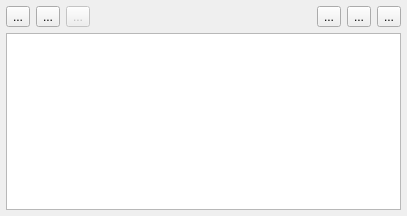
<?xml version="1.0" encoding="UTF-8"?>
<ui version="4.0">
 <class>KvSqlData</class>
 <widget class="QWidget" name="KvSqlData">
  <property name="geometry">
   <rect>
    <x>0</x>
    <y>0</y>
    <width>407</width>
    <height>216</height>
   </rect>
  </property>
  <property name="windowTitle">
   <string>Form</string>
  </property>
  <layout class="QGridLayout" name="gridLayout">
   <property name="margin">
    <number>6</number>
   </property>
   <item row="0" column="0">
    <widget class="QStackedWidget" name="stackedWidgetData">
     <property name="currentIndex">
      <number>0</number>
     </property>
     <widget class="QWidget" name="pageData">
      <layout class="QVBoxLayout" name="verticalLayout">
       <property name="margin">
        <number>0</number>
       </property>
       <item>
        <widget class="QWidget" name="widgetDataToolBar" native="true">
         <layout class="QHBoxLayout" name="horizontalLayout_7">
          <property name="margin">
           <number>0</number>
          </property>
          <item>
           <widget class="QToolButton" name="toolButtonGetNextRec">
            <property name="enabled">
             <bool>true</bool>
            </property>
            <property name="toolTip">
             <string>Get next records...</string>
            </property>
            <property name="text">
             <string>...</string>
            </property>
            <property name="icon">
             <iconset resource="ui/kevora.qrc">
              <normaloff>:/png/png_sqlwindow/resultset_next.png</normaloff>:/png/png_sqlwindow/resultset_next.png</iconset>
            </property>
           </widget>
          </item>
          <item>
           <widget class="QToolButton" name="toolButtonGetAllRec">
            <property name="enabled">
             <bool>true</bool>
            </property>
            <property name="toolTip">
             <string>Get all records</string>
            </property>
            <property name="text">
             <string>...</string>
            </property>
            <property name="icon">
             <iconset resource="ui/kevora.qrc">
              <normaloff>:/png/png_sqlwindow/resultset_last.png</normaloff>:/png/png_sqlwindow/resultset_last.png</iconset>
            </property>
           </widget>
          </item>
          <item>
           <widget class="QToolButton" name="toolButtonCancelAllRecords">
            <property name="enabled">
             <bool>false</bool>
            </property>
            <property name="toolTip">
             <string>Cancel All Records Retrieval</string>
            </property>
            <property name="text">
             <string>...</string>
            </property>
            <property name="icon">
             <iconset resource="ui/kevora.qrc">
              <normaloff>:/png/png_general/editdelete.png</normaloff>:/png/png_general/editdelete.png</iconset>
            </property>
           </widget>
          </item>
          <item>
           <spacer name="horizontalSpacer_6">
            <property name="orientation">
             <enum>Qt::Horizontal</enum>
            </property>
            <property name="sizeHint" stdset="0">
             <size>
              <width>537</width>
              <height>20</height>
             </size>
            </property>
           </spacer>
          </item>
          <item>
           <widget class="QToolButton" name="toolButtonRecView">
            <property name="toolTip">
             <string>Show Record View</string>
            </property>
            <property name="text">
             <string>...</string>
            </property>
            <property name="icon">
             <iconset resource="ui/kevora.qrc">
              <normaloff>:/png/png_sqlwindow/application_side_list.png</normaloff>:/png/png_sqlwindow/application_side_list.png</iconset>
            </property>
           </widget>
          </item>
          <item>
           <widget class="QToolButton" name="toolButtonResultZoomIn">
            <property name="text">
             <string>...</string>
            </property>
            <property name="icon">
             <iconset resource="ui/kevora.qrc">
              <normaloff>:/png/png_general/viewmag+.png</normaloff>:/png/png_general/viewmag+.png</iconset>
            </property>
            <property name="autoRepeat">
             <bool>true</bool>
            </property>
            <property name="autoRepeatDelay">
             <number>100</number>
            </property>
           </widget>
          </item>
          <item>
           <widget class="QToolButton" name="toolButtonResultZoomOut">
            <property name="text">
             <string>...</string>
            </property>
            <property name="icon">
             <iconset resource="ui/kevora.qrc">
              <normaloff>:/png/png_general/viewmag-.png</normaloff>:/png/png_general/viewmag-.png</iconset>
            </property>
            <property name="shortcut">
             <string notr="true"/>
            </property>
            <property name="autoRepeat">
             <bool>true</bool>
            </property>
            <property name="autoRepeatDelay">
             <number>100</number>
            </property>
           </widget>
          </item>
         </layout>
        </widget>
       </item>
       <item>
        <widget class="QTableWidget" name="tableWidgetResults">
         <property name="contextMenuPolicy">
          <enum>Qt::ActionsContextMenu</enum>
         </property>
         <property name="inputMethodHints">
          <set>Qt::ImhPreferNumbers</set>
         </property>
         <property name="editTriggers">
          <set>QAbstractItemView::NoEditTriggers</set>
         </property>
         <property name="alternatingRowColors">
          <bool>true</bool>
         </property>
         <property name="sortingEnabled">
          <bool>true</bool>
         </property>
         <property name="wordWrap">
          <bool>false</bool>
         </property>
        </widget>
       </item>
      </layout>
     </widget>
     <widget class="QWidget" name="pageRecordData">
      <layout class="QVBoxLayout" name="verticalLayout_2">
       <property name="margin">
        <number>0</number>
       </property>
       <item>
        <widget class="QWidget" name="widgetRecordToolBar" native="true">
         <layout class="QHBoxLayout" name="horizontalLayout_8">
          <property name="margin">
           <number>0</number>
          </property>
          <item>
           <widget class="QToolButton" name="toolButtonFirstRec">
            <property name="toolTip">
             <string>First Record</string>
            </property>
            <property name="text">
             <string>...</string>
            </property>
            <property name="icon">
             <iconset resource="ui/kevora.qrc">
              <normaloff>:/png/png_record/tab_first.png</normaloff>:/png/png_record/tab_first.png</iconset>
            </property>
           </widget>
          </item>
          <item>
           <widget class="QToolButton" name="toolButtonPrevRec">
            <property name="toolTip">
             <string>Previous Record</string>
            </property>
            <property name="text">
             <string>...</string>
            </property>
            <property name="icon">
             <iconset resource="ui/kevora.qrc">
              <normaloff>:/png/png_record/tab_left.png</normaloff>:/png/png_record/tab_left.png</iconset>
            </property>
            <property name="autoRepeat">
             <bool>true</bool>
            </property>
           </widget>
          </item>
          <item>
           <widget class="QToolButton" name="toolButtonNextRec">
            <property name="toolTip">
             <string>Next Record</string>
            </property>
            <property name="text">
             <string>...</string>
            </property>
            <property name="icon">
             <iconset resource="ui/kevora.qrc">
              <normaloff>:/png/png_record/tab_right.png</normaloff>:/png/png_record/tab_right.png</iconset>
            </property>
            <property name="autoRepeat">
             <bool>true</bool>
            </property>
           </widget>
          </item>
          <item>
           <widget class="QToolButton" name="toolButtonLastRec">
            <property name="toolTip">
             <string>Last Record</string>
            </property>
            <property name="text">
             <string>...</string>
            </property>
            <property name="icon">
             <iconset resource="ui/kevora.qrc">
              <normaloff>:/png/png_record/tab_last.png</normaloff>:/png/png_record/tab_last.png</iconset>
            </property>
           </widget>
          </item>
          <item>
           <spacer name="horizontalSpacer_7">
            <property name="orientation">
             <enum>Qt::Horizontal</enum>
            </property>
            <property name="sizeHint" stdset="0">
             <size>
              <width>479</width>
              <height>20</height>
             </size>
            </property>
           </spacer>
          </item>
          <item>
           <widget class="QToolButton" name="toolButtonGridView">
            <property name="toolTip">
             <string>Show Results Grid</string>
            </property>
            <property name="text">
             <string>...</string>
            </property>
            <property name="icon">
             <iconset resource="ui/kevora.qrc">
              <normaloff>:/png/png_sqlwindow/application_view_columns.png</normaloff>:/png/png_sqlwindow/application_view_columns.png</iconset>
            </property>
           </widget>
          </item>
          <item>
           <widget class="QToolButton" name="toolButtonRecZoomIn">
            <property name="text">
             <string>...</string>
            </property>
            <property name="icon">
             <iconset resource="ui/kevora.qrc">
              <normaloff>:/png/png_general/viewmag+.png</normaloff>:/png/png_general/viewmag+.png</iconset>
            </property>
            <property name="shortcut">
             <string notr="true"/>
            </property>
            <property name="autoRepeat">
             <bool>true</bool>
            </property>
            <property name="autoRepeatDelay">
             <number>100</number>
            </property>
           </widget>
          </item>
          <item>
           <widget class="QToolButton" name="toolButtonRecZoomOut">
            <property name="text">
             <string>...</string>
            </property>
            <property name="icon">
             <iconset resource="ui/kevora.qrc">
              <normaloff>:/png/png_general/viewmag-.png</normaloff>:/png/png_general/viewmag-.png</iconset>
            </property>
            <property name="shortcut">
             <string notr="true"/>
            </property>
            <property name="autoRepeat">
             <bool>true</bool>
            </property>
            <property name="autoRepeatDelay">
             <number>100</number>
            </property>
           </widget>
          </item>
         </layout>
        </widget>
       </item>
       <item>
        <widget class="QTableWidget" name="tableWidgetRecord">
         <property name="contextMenuPolicy">
          <enum>Qt::ActionsContextMenu</enum>
         </property>
         <property name="horizontalScrollBarPolicy">
          <enum>Qt::ScrollBarAsNeeded</enum>
         </property>
         <property name="editTriggers">
          <set>QAbstractItemView::NoEditTriggers</set>
         </property>
         <property name="alternatingRowColors">
          <bool>true</bool>
         </property>
        </widget>
       </item>
      </layout>
     </widget>
     <widget class="QWidget" name="pagePlan">
      <layout class="QVBoxLayout" name="verticalLayout_3">
       <property name="margin">
        <number>0</number>
       </property>
       <item>
        <layout class="QHBoxLayout" name="horizontalLayout">
         <item>
          <spacer name="horizontalSpacer">
           <property name="orientation">
            <enum>Qt::Horizontal</enum>
           </property>
           <property name="sizeHint" stdset="0">
            <size>
             <width>40</width>
             <height>20</height>
            </size>
           </property>
          </spacer>
         </item>
         <item>
          <widget class="QToolButton" name="toolButtonPlanZoomIn">
           <property name="text">
            <string>...</string>
           </property>
           <property name="icon">
            <iconset resource="ui/kevora.qrc">
             <normaloff>:/png/png_general/viewmag+.png</normaloff>:/png/png_general/viewmag+.png</iconset>
           </property>
           <property name="shortcut">
            <string notr="true"/>
           </property>
           <property name="autoRepeat">
            <bool>true</bool>
           </property>
           <property name="autoRepeatDelay">
            <number>100</number>
           </property>
          </widget>
         </item>
         <item>
          <widget class="QToolButton" name="toolButtonPlanZoomOut">
           <property name="text">
            <string>...</string>
           </property>
           <property name="icon">
            <iconset resource="ui/kevora.qrc">
             <normaloff>:/png/png_general/viewmag-.png</normaloff>:/png/png_general/viewmag-.png</iconset>
           </property>
           <property name="shortcut">
            <string notr="true"/>
           </property>
           <property name="autoRepeat">
            <bool>true</bool>
           </property>
           <property name="autoRepeatDelay">
            <number>100</number>
           </property>
          </widget>
         </item>
        </layout>
       </item>
       <item>
        <widget class="QTreeWidget" name="treeWidgetPlan">
         <column>
          <property name="text">
           <string>Operation</string>
          </property>
         </column>
         <column>
          <property name="text">
           <string>Cost</string>
          </property>
         </column>
         <column>
          <property name="text">
           <string notr="true">ID</string>
          </property>
         </column>
        </widget>
       </item>
      </layout>
     </widget>
    </widget>
   </item>
  </layout>
  <action name="actionCopy_to_Clipboard">
   <property name="icon">
    <iconset resource="ui/kevora.qrc">
     <normaloff>:/png/png_general/editcopy.png</normaloff>:/png/png_general/editcopy.png</iconset>
   </property>
   <property name="text">
    <string>Copy to Clipboard</string>
   </property>
  </action>
  <action name="actionExport_as_Select_Statements_Clipboard">
   <property name="icon">
    <iconset resource="ui/kevora.qrc">
     <normaloff>:/png/png_general/script.png</normaloff>:/png/png_general/script.png</iconset>
   </property>
   <property name="text">
    <string>Export as Select Statements to Clipboard</string>
   </property>
   <property name="toolTip">
    <string>Export as Select Statements to Clipboard</string>
   </property>
  </action>
 </widget>
 <resources>
  <include location="ui/kevora.qrc"/>
 </resources>
 <connections/>
</ui>
